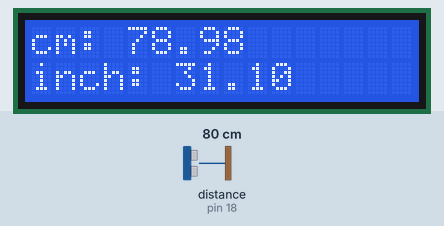
Bench run of a sketch on a simulated Arduino Uno, built with avr-gcc and run on an emulated ATmega328P. On the bench: 16×2 character LCD. Wiring (inferred from the names in the program): ultrasonic range finder: trigger pin 5; echo pin 18. The inputs (shaded band) are chosen by the test bench; at power-on: distance to the obstacle (sensor on pin 18) 80 cm. The echo pulse lasts 58.3 µs per cm.

Above: at 1.2 s.
1.3 s: distance to the obstacle (sensor on pin 18) set to 2 cm
At 2.6 s:
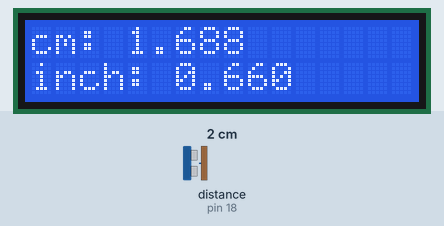
4.6 s: distance to the obstacle (sensor on pin 18) set to 4 cm
At 7.4 s:
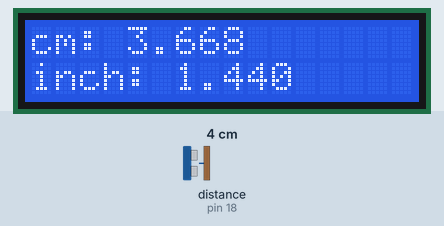
7.7 s: distance to the obstacle (sensor on pin 18) set to 9 cm
At 9.1 s:
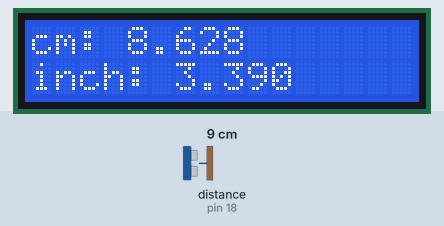
Timing chart, 0 to 10.7 s (numbered marks = the images above; inputs shaded):
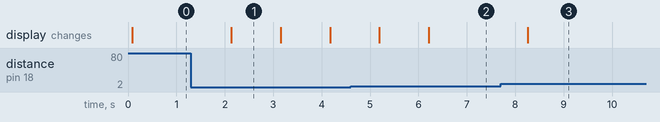

Measured:
- after the input at 1.3 s, the display: changes after 0.84 s (image 1)
- after the input at 4.6 s, the display: first changes after 0.59 s (image 2 shows a later state)
- after the input at 7.7 s, the display: changes after 0.55 s (image 3)
- what the display in image 1 shows lasts 1.1 s, from 2.1 s to 3.2 s

The sketch:

ultra_sonic_and_lcd.ino
```cpp
#include <Wire.h>
#include <LiquidCrystal_I2C.h>
#include <HCSR04.h>

UltraSonicDistanceSensor distanceSensor(5, 18);

LiquidCrystal_I2C lcd(0x27, 16, 2);

const int trigPin =5;
const int echoPin =18;

#define SOUND_SPEED 0.034
#define CM_TO_INCH 0.393701

long duration;
float distanceCm;
float distanceInch;

void setup(){
  lcd.init();
  lcd.backlight();
  pinMode(trigPin, OUTPUT);
  pinMode(echoPin, INPUT);
}

void loop(){
  digitalWrite(trigPin, LOW); //clears the trigpin
  delayMicroseconds(2);

  digitalWrite(trigPin, HIGH);
  delayMicroseconds(10);
  digitalWrite(trigPin, LOW);

  duration = pulseIn (echoPin, HIGH);

  distanceCm = duration * SOUND_SPEED/2;
  distanceInch = distanceCm*CM_TO_INCH;

  lcd.setCursor(0,0);
  lcd.print("cm: ");
  lcd.print(distanceCm);
  lcd.setCursor(0,1);
  lcd.print("inch: ");
  lcd.print(distanceInch);

  delay(1000);
}
```
